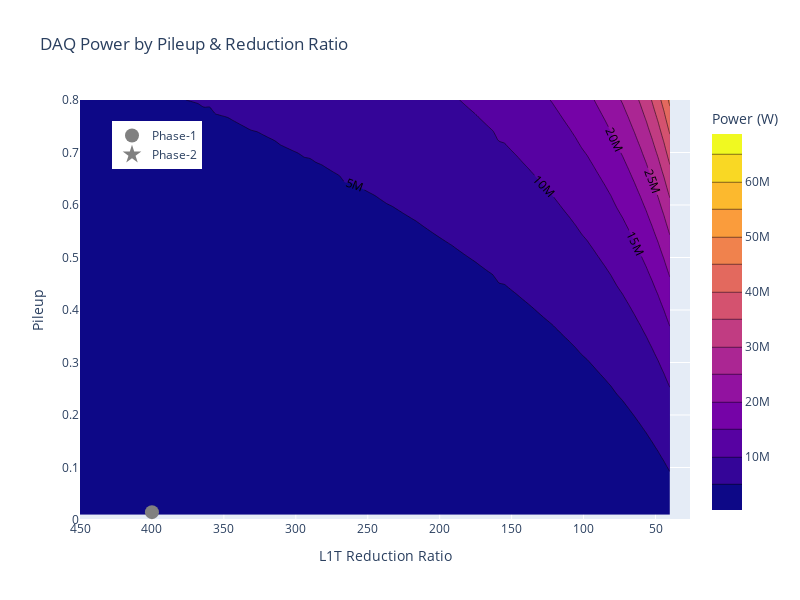

The cell this chart's notebook holds for it:
### Code cell
fig = go.Figure(data =
    go.Contour(
        z=power,
        x=l1t_reductions, # horizontal axis
        y=pileup, # vertical axis,
        contours = dict(showlabels = True),
        colorbar = dict(title = "Power (W)")
         
    ),
    )

y_offset = 0.015
fig.add_trace(go.Scatter(x = (400,),
                        y = (0.0 + y_offset,),
                        mode = "markers",
                        marker = dict(size = 14, color = "gray", symbol="circle"),
                        name = "Phase-1"))

fig.add_trace(go.Scatter(x = (53.3,),
                        y = (1.0 - y_offset,),
                        mode = "markers",
                        marker = dict(size = 14, color = "gray", symbol = "star"),
                        name = "Phase-2"))

fig.update_layout(width = 800, 
                  height = 600,
                  xaxis_title = "L1T Reduction Ratio",
                  yaxis_title = "Pileup",
                  title = "DAQ Power by Pileup & Reduction Ratio",
                  legend=dict(xanchor = "right",
                    x = 0.20,
                    y = 0.95))
fig.update_xaxes(autorange="reversed")
fig.update_yaxes(range=[0.0, 0.8])
fig.show()

### Figure 1 — Plotly figure (JSON) as saved in the notebook; plotly's stock layout.template omitted (floating-point values rounded to 4 significant figures; data arrays with more than 128 entries replaced by an {"elided": "..."} marker saying what was removed)
{"data": [{"colorbar": {"title": {"text": "Power (W)"}}, "contours": {"showlabels": true}, "type": "contour", "x": [450, 445.9, 441.8, 437.7, 433.6, 429.5, 425.4, 421.3, 417.2, 413.1, 409, 404.9, 400.8, 396.7, 392.6, 388.5, 384.4, 380.3, 376.2, 372.1, 368, 363.9, 359.8, 355.7, 351.6, 347.5, 343.4, 339.3, 335.2, 331.1, 327, 322.9, 318.8, 314.7, 310.6, 306.5, 302.4, 298.3, 294.2, 290.1, 286, 281.9, 277.8, 273.7, 269.6, 265.5, 261.4, 257.3, 253.2, 249.1, 245.0, 240.9, 236.8, 232.7, 228.6, 224.5, 220.4, 216.3, 212.2, 208.1, 204.0, 199.9, 195.8, 191.7, 187.6, 183.5, 179.4, 175.3, 171.2, 167.1, 163, 158.9, 154.8, 150.7, 146.6, 142.5, 138.4, 134.3, 130.2, 126.1, 122, 117.9, 113.8, 109.7, 105.6, 101.5, 97.4, 93.3, 89.2, 85.1, 81.0, 76.9, 72.8, 68.7, 64.6, 60.5, 56.4, 52.3, 48.2, 44.1, 40], "y": [0.01, 0.0199, 0.0298, 0.0397, 0.0496, 0.0595, 0.0694, 0.0793, 0.0892, 0.0991, 0.109, 0.1189, 0.1288, 0.1387, 0.1486, 0.1585, 0.1684, 0.1783, 0.1882, 0.1981, 0.208, 0.2179, 0.2278, 0.2377, 0.2476, 0.2575, 0.2674, 0.2773, 0.2872, 0.2971, 0.307, 0.3169, 0.3268, 0.3367, 0.3466, 0.3565, 0.3664, 0.3763, 0.3862, 0.3961, 0.406, 0.4159, 0.4258, 0.4357, 0.4456, 0.4555, 0.4654, 0.4753, 0.4852, 0.4951, 0.505, 0.5149, 0.5248, 0.5347, 0.5446, 0.5545, 0.5644, 0.5743, 0.5842, 0.5941, 0.604, 0.6139, 0.6238, 0.6337, 0.6436, 0.6535, 0.6634, 0.6733, 0.6832, 0.6931, 0.703, 0.7129, 0.7228, 0.7327, 0.7426, 0.7525, 0.7624, 0.7723, 0.7822, 0.7921, 0.802, 0.8119, 0.8218, 0.8317, 0.8416, 0.8515, 0.8614, 0.8713, 0.8812, 0.8911, 0.901, 0.9109, 0.9208, 0.9307, 0.9406, 0.9505, 0.9604, 0.9703, 0.9802, 0.9901, 1], "z": {"elided": "101x101 float values"}}, {"marker": {"color": "gray", "size": 14, "symbol": "circle"}, "mode": "markers", "name": "Phase-1", "type": "scatter", "x": [400], "y": [0.015]}, {"marker": {"color": "gray", "size": 14, "symbol": "star"}, "mode": "markers", "name": "Phase-2", "type": "scatter", "x": [53.3], "y": [0.985]}], "layout": {"height": 600, "legend": {"x": 0.2, "xanchor": "right", "y": 0.95}, "title": {"text": "DAQ Power by Pileup & Reduction Ratio"}, "width": 800, "xaxis": {"autorange": "reversed", "title": {"text": "L1T Reduction Ratio"}}, "yaxis": {"range": [0, 0.8], "title": {"text": "Pileup"}}}}
